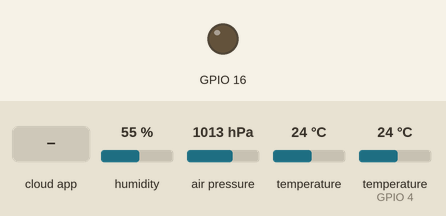
Bench run of a sketch on a simulated ESP8266 (NodeMCU). Parts: output pins drawn as LEDs (lit = HIGH). Inputs (shaded band) come from the test bench; at power-on: humidity 55 %, air pressure 1013 hPa, temperature 24 °C, temperature (sensor on GPIO 4) 24 °C. WiFi joins after 1.5 s; servers stay silent unless stated; network time is answered at once with the bench clock; the local clock reads 2024-03-15 10:24:30 at power-on unless the sketch sets it; the Firebase database answers and starts empty; what the sketch prints to the serial monitor is not drawn.

Above: at 2.8 s.
2.9 s: the phone or cloud app sets LED_STATUS to 1
At 4.8 s:
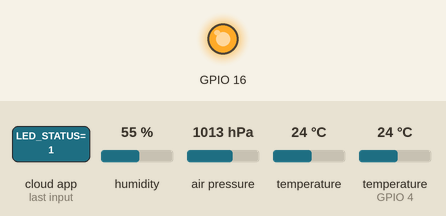
5.1 s: the phone or cloud app sets LED_STATUS to 0
At 5.9 s:
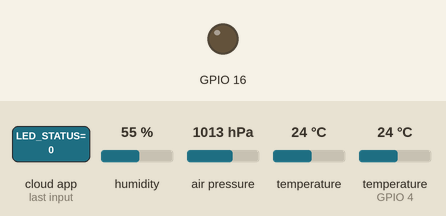
Timing chart, 0 to 8.1 s (numbered marks = the images above; inputs shaded):
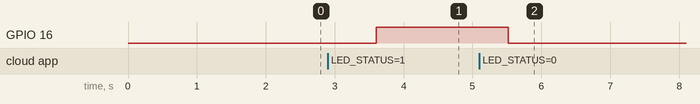

Measured:
- after the input at 2.9 s, GPIO 16: LOW → HIGH after 0.70 s
- after the input at 5.1 s, GPIO 16: HIGH → LOW after 0.42 s

The sketch:

WeatherControl.ino
```cpp
#include <ESP8266WiFi.h>
#include <FirebaseArduino.h>
#include <Adafruit_BMP085.h>
#include "DHT.h"
#include <Wire.h>
#include <NTPClient.h>
#include <WiFiUdp.h>
#define DHTPIN 4 // номер пина AM2320
#define FIREBASE_HOST "iot2019-27cf7.firebaseio.com" // ссылка на хост БД
#define FIREBASE_AUTH "rxIMALsD08mnpOco13Doc41TNSn2sMm0wugZ4Tf7" // ключ авторизации в БД
#define WIFI_SSID "POCOPHONE" // название точки доступа
#define WIFI_PASSWORD "1234567890" // пароль точки доступа
#define I2C_SCL 12                    //Номера SCL SDA
#define I2C_SDA 13

DHT dht(DHTPIN, DHT22); //Инициация датчика
Adafruit_BMP085 bmp; // Объект BMP180
WiFiUDP ntpUDP; // для получения текущего времени
NTPClient timeClient(ntpUDP);
float dst,bt,bp,ba; // иниацилазция переменных для хранения данных с датчика BMP180
bool bmp085_present=true;
String formattedDate; // дата в общем виде
String dayStamp; // дата
String timeStamp; // время
String allDate; // форматированная дата + время
void setup() {
  Serial.begin(9600);
  dht.begin(); // инициирует am2320 датчик
  timeClient.begin();
  timeClient.setTimeOffset(10800); // смещение времени в секундах для установки часового пояса
  Wire.begin(I2C_SDA, I2C_SCL); // для взаимодействия с I2C
  pinMode(16, OUTPUT);
  WiFi.begin(WIFI_SSID, WIFI_PASSWORD); // подключение к вай фаю
  Serial.print("connecting");
  while (WiFi.status() != WL_CONNECTED) {
  Serial.print(".");
  delay(500);
if (!bmp.begin())
     {
       Serial.println("Could not find a valid BMP085 sensor, check wiring!"); // если датчик bmp180 не найден
       while (1) {}
     }
}
  Serial.println();
  Serial.print("connected: ");
  Serial.println(WiFi.localIP());
  Firebase.begin(FIREBASE_HOST, FIREBASE_AUTH); // подключение к БД Firebase
  Firebase.set("LED_STATUS", 0); // выключение светодиода по умолчанию
}
int n = 0;
int num = 0;
void loop() {
 delay(400);
 while(!timeClient.update()) {
    timeClient.forceUpdate(); // обновление даты
  }
  float h = dht.readHumidity(); //Измеряем влажность
  float t = dht.readTemperature(); //Измеряем температуру
  if (isnan(h) || isnan(t)) {  // Проверка. Если не удается считать показания, выводится «Ошибка считывания», и программа завершает работу
    Serial.println("Ошибка считывания");
    return;
  }
  Serial.print("Влажность: ");
  Serial.print(h);
  Serial.print(" %\t");
  Serial.print("Температура: ");
  Serial.print(t);
  Serial.println(" *C ");
  float bp =  bmp.readPressure()/100; // получение значение давления и перевод давления в миллибары
  float ba =  bmp.readAltitude(); // получение высоты над уровнем моря
  float bt =  bmp.readTemperature(); // получение температуры
  float dst = bmp.readSealevelPressure()/100; // давление над уровнем моря
if (num++ > 5){ // пропускаем первые 5 итерация для задержки в ~10 секунд
  num = 0;
  Firebase.setFloat("temp",t); // отправка значения температуры на сервер
  Firebase.setFloat("hum",h); // отправка значение влажности на сервер
  Firebase.setFloat("pressure",bp); // отправка значения давления на сервер
  Firebase.setFloat("altitude",ba); // отправка высоты над уровнем моря на сервер
  Firebase.setFloat("temp_bmp180",bt); // отправка температуры с датчика bmp180 на сервер
  Firebase.setFloat("sealevel",dst); // отправка давления над уровнем моря на сервер
  formattedDate = timeClient.getFormattedDate(); // получение даты в общем виде
  int splitT = formattedDate.indexOf("T"); // удаляем лишние символы
  dayStamp = formattedDate.substring(0, splitT);
  timeStamp = formattedDate.substring(splitT+1, formattedDate.length()-1);
  allDate = dayStamp + " " + timeStamp; // объединяем дату и время
  StaticJsonBuffer<200> jsonBuffer; // буфер для отправки json
        JsonObject& root = jsonBuffer.createObject(); // отправка значений в отдельные ноды
        root["temp"] = t;
        root["hum"] = h;
        root["pressure"] = bp;
        root["time"] = allDate;
        String name = Firebase.push("/sensor", root);
    }

delay(400);

n = Firebase.getInt("LED_STATUS"); // прослушка переменной LED_STATUS на сервере
if (n==1) {
Serial.println("LED ON");
digitalWrite(16,HIGH);
return;
//delay(10);
}
else {
Serial.println("LED OFF");
digitalWrite(16,LOW);
}
}
```
